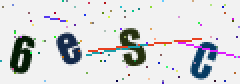
#> input picture project2/yan2.png, 120 x 42 px (shown 2 times larger)
$ python test.py   (older library calls are emulated)
#> lines starting #> are read from the running program, lines starting #| are printed output that depends on the picture; after the words box and inside, x2 and y2 are one past the last pixel; in counts of white or black regions, pixels touching at a corner belong together
import cv2
import numpy as np


im = cv2.imread('yan2.png')
#> im is the input picture: shape (42, 120, 3); mean B, G, R 217.3, 215.6, 214.8
im=cv2.resize(im,(301,120))
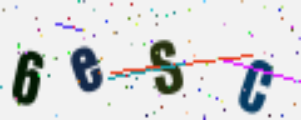
#> im: shape (120, 301, 3); mean B, G, R 217.3, 215.6, 214.7
print(im.shape)
#| (120, 301, 3)

img = cv2.cvtColor(im,cv2.COLOR_BGR2GRAY)

kernel = np.ones((5,5),np.uint8)
img = cv2.dilate(img,kernel,iterations = 1)
img = cv2.GaussianBlur(img,(5,5),0)
ret1,img = cv2.threshold(img,0,255,cv2.THRESH_BINARY+cv2.THRESH_OTSU)
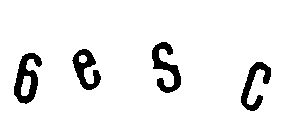
#> img: shape (120, 301); 93% white; 4 black regions, box (x1, y1, x2, y2) and area: (14, 53, 42, 104) 714, (152, 42, 181, 93) 656, (241, 62, 271, 111) 574, (72, 49, 101, 90) 569
#> ret1 = 175
img = cv2.erode(img,kernel,iterations = 1) #膨胀
#> img: shape (120, 301); 87.5% white; 4 black regions, box (x1, y1, x2, y2) and area: (12, 51, 44, 106) 1233, (150, 40, 183, 95) 1180, (239, 60, 273, 113) 1076, (70, 47, 103, 92) 1019

img=255-img
#> img: shape (120, 301); 12.5% white; 4 white regions

cv2.imshow('image',img)
cv2.waitKey(0)
cv2.destroyAllWindows()


ret,thresh = cv2.threshold(img,127,255,0)

image, contours, hierarchy = cv2.findContours(thresh,cv2.RETR_TREE,cv2.CHAIN_APPROX_SIMPLE)
#> contours = 8 contours, 1 with area under 20; largest, box (x1, y1, x2, y2) and area: (12, 51, 44, 106) 1238, (150, 40, 183, 95) 1076, (70, 47, 103, 92) 1014, (239, 60, 273, 113) 980, (22, 77, 30, 95) 68, (85, 68, 93, 83) 63, (28, 60, 35, 69) 33


print(len(contours))
#| 8
img = cv2.drawContours(im, contours, -1, (0,255,0), 3)
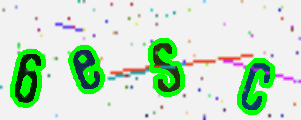
#> img: shape (120, 301, 3); mean B, G, R 201.6, 226.2, 200.4

for i in range(len(contours)):
    print(cv2.contourArea(contours[i]))
    if cv2.contourArea(contours[i])>600:
        # epsilon = 0.1 * cv2.arcLength(contours[i], True)
        # approx = cv2.approxPolyDP(contours[i], epsilon, True)

        x, y, w, h = cv2.boundingRect(contours[i])
        imgtemp = cv2.rectangle(img, (x, y), (x + w, y + h), (255, 0,255), 2)

        rect = cv2.minAreaRect(contours[i])
        box = cv2.cv.BoxPoints(rect)
        box = np.int0(box)
        img = cv2.drawContours(img, [box], 0, (0, 0, 255), 2)

        cv2.imshow('image', imgtemp)
        cv2.waitKey(0)
        cv2.destroyAllWindows()
#> this loop made 8 passes
#> (x, y, w, h, rect, box) on passes 1, 2, 5, 8: (239, 60, 34, 53, ((255.4, 85.83), (54.4, 26.85), -72.47), [[260, 115], [234, 107], [250, 55], [276, 63]]), (12, 51, 32, 55, ((27.1, 77.52), (55.5, 27.06), -78.69), [[34, 107], [8, 102], [19, 47], [45, 52]]), (70, 47, 33, 45, ((86.2, 69.1), (26.88, 45.85), -18.43), [[80, 95], [66, 51], [91, 43], [106, 86]]), (150, 40, 33, 55, ((165.3, 66.93), (29.26, 55.31), -13.24), [[157, 97], [144, 43], [173, 36], [185, 90]])
#| 979.5
#| 1238.5
#| 67.5
#| 33.0
#| 1014.0
#| 63.0
#| 10.0
#| 1076.0
#> pass 1, `img = cv2.drawContours(img, [box], 0, (0, 0, 255), 2)`:
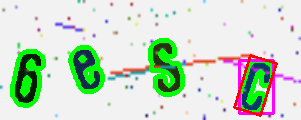
#> img: shape (120, 301, 3); 2.26% of pixels changed, all inside (x1, y1, x2, y2) = (233, 54, 278, 117)
#> pass 2, `imgtemp = cv2.rectangle(img, (x, y), (x + w, y + h), (255, 0,255), 2)`:
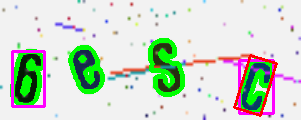
#> imgtemp: shape (120, 301, 3); mean B, G, R 202.8, 217.2, 204.7
#> pass 2, `img = cv2.drawContours(img, [box], 0, (0, 0, 255), 2)`:
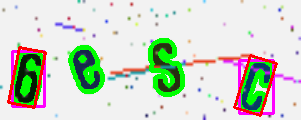
#> img: shape (120, 301, 3); 2.27% of pixels changed, all inside (x1, y1, x2, y2) = (7, 46, 47, 109)
#> after the loop:
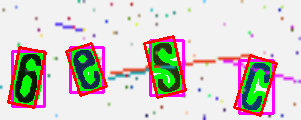
#> img: shape (120, 301, 3); 4.31% of pixels changed, all inside (x1, y1, x2, y2) = (65, 35, 187, 99)

# cv2.imshow('image',img)
# cv2.waitKey(0)
# cv2.destroyAllWindows()

$ run again, with project2/yan1.png copied over project2/yan2.png
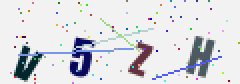
#> input picture project2/yan1.png, 120 x 42 px (shown 2 times larger)
#> im is the input picture: shape (42, 120, 3); mean B, G, R 223.7, 219.3, 218
#> im: shape (120, 301, 3)
#| (120, 301, 3)
#> `ret1,img = cv2.threshold(img,0,255,cv2.THRESH_BINARY+cv2.THRESH_OTSU)`:
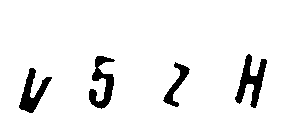
#> img: shape (120, 301); 93.6% white; 4 black regions, box (x1, y1, x2, y2) and area: (235, 54, 267, 108) 719, (89, 56, 115, 109) 638, (19, 68, 52, 113) 598, (163, 62, 190, 107) 369
#> ret1 = 181
#> contours = 4 contours; box (x1, y1, x2, y2) and area: (233, 52, 269, 110) 1142, (87, 54, 117, 111) 1048, (17, 66, 54, 115) 952, (161, 60, 192, 109) 658
#| 4
#> the loop `for i in range(len(contours)):` made 4 passes
#> (x, y, w, h, rect, box) on passes 1 to 4: (17, 66, 37, 49, ((31.4, 90.7), (47.4, 29.07), -63.43), [[33, 118], [7, 105], [29, 63], [55, 76]]), (161, 60, 31, 49, ((176.2, 84.35), (47.07, 21.01), -73.01), [[179, 109], [159, 103], [172, 58], [193, 64]]), (87, 54, 30, 57, ((102.1, 82.02), (56.15, 27.15), -79.38), [[110, 112], [83, 107], [93, 51], [120, 56]]), (233, 52, 36, 58, ((251, 80.49), (55.12, 27.38), -75.26), [[257, 110], [230, 103], [244, 50], [271, 57]])
#> (printed output is left out)
#> after the loop `for i in range(len(contours)):`:
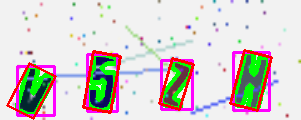
#> img: shape (120, 301, 3); mean B, G, R 205.6, 207.2, 213.9

$ run again, with project2/yan3.png copied over project2/yan2.png
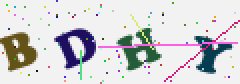
#> input picture project2/yan3.png, 120 x 42 px (shown 2 times larger)
#> im is the input picture: shape (42, 120, 3); mean B, G, R 211.6, 209.8, 210.4
#> im: shape (120, 301, 3)
#| (120, 301, 3)
#> `ret1,img = cv2.threshold(img,0,255,cv2.THRESH_BINARY+cv2.THRESH_OTSU)`:
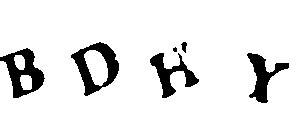
#> img: shape (120, 301); 89.9% white; 6 black regions (1 under 20 px), largest, box (x1, y1, x2, y2) and area: (71, 42, 119, 96) 1030, (0, 48, 45, 98) 1009, (150, 53, 199, 98) 780, (247, 53, 289, 103) 773, (181, 42, 187, 53) 41
#> ret1 = 174
#> contours = 8 contours, 1 with area under 20; largest, box (x1, y1, x2, y2) and area: (69, 40, 121, 98) 1971, (0, 46, 47, 100) 1610, (148, 40, 201, 100) 1401, (245, 51, 291, 105) 1146, (86, 51, 107, 84) 402, (21, 76, 31, 89) 80, (16, 56, 24, 69) 58
#| 8
#> the loop `for i in range(len(contours)):` made 8 passes
#> (x, y, w, h, rect, box) on passes 1, 2, 5, 7: (245, 51, 46, 54, ((267.5, 77.5), (53, 45), -90), [[290, 104], [245, 104], [245, 51], [290, 51]]), (0, 46, 47, 54, ((23.5, 72), (40.79, 49.02), -18.43), [[11, 101], [-3, 55], [35, 42], [50, 88]]), (148, 40, 53, 60, ((173.9, 69.71), (45.3, 51.59), -18.92), [[160, 101], [144, 52], [186, 37], [203, 86]]), (69, 40, 52, 58, ((97.04, 67), (47.61, 51.28), -19.36), [[83, 99], [66, 50], [110, 34], [127, 83]])
#> (printed output is left out)
#> after the loop `for i in range(len(contours)):`:
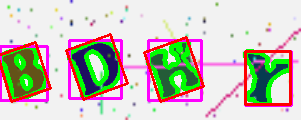
#> img: shape (120, 301, 3); mean B, G, R 187.5, 197.4, 201.7

$ run again, with project2/test.png copied over project2/yan2.png
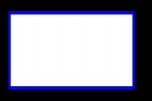
#> input picture project2/test.png, 152 x 101 px
#> im is the input picture: shape (101, 152, 3); mean B, G, R 162.5, 145.4, 145.4
#> im: shape (120, 301, 3)
#| (120, 301, 3)
#> ret1 = 132
#> contours = 2 contours; box (x1, y1, x2, y2) and area: (0, 0, 301, 120) 35700, (20, 16, 263, 104) 20808
#| 2
#> the loop `for i in range(len(contours)):` made 2 passes
#> (x, y, w, h, rect, box) on passes 1 to 2: (0, 0, 301, 120, ((150, 59.5), (119, 300), -90), [[300, 119], [0, 119], [0, 0], [300, 0]]), (20, 16, 243, 88, ((141, 59.5), (87, 242), -90), [[261, 102], [20, 102], [20, 16], [261, 16]])
#> (printed output is left out)
#> pass 2, `img = cv2.drawContours(img, [box], 0, (0, 0, 255), 2)`:
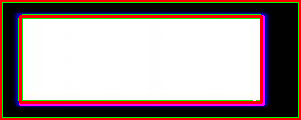
#> img: shape (120, 301, 3); mean B, G, R 145.9, 147.6, 166
